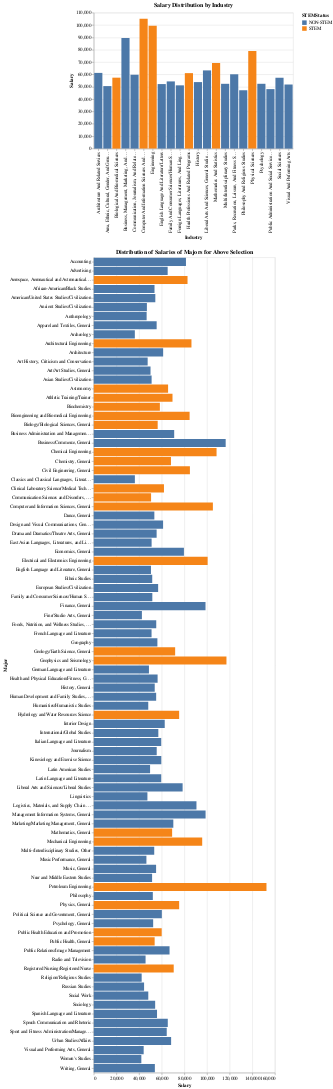

Notebook code for this chart:
### Code cell
alt.data_transformers.disable_max_rows()
len(df_austin)
df_austin.tail()


interval = alt.selection_single(on='click', encodings=['x'])
chart = alt.Chart(df_ind_austin).mark_bar().encode(
    x = alt.X('CIP2Title:O', axis=alt.Axis(title='Industry')),
    y = alt.Y('mean(Year5Wage_Median):Q', axis=alt.Axis(title='Salary')),
    color=alt.condition(interval, 'STEMStatus:N', alt.value('lightgray')),
    tooltip = ['mean(Year5Wage_Median):Q','CIP2Title:O']
).properties(
    title = "Salary Distribution by Industry",
).add_selection(
#     select_year,
    interval
)
# .transform_filter(
#     select_year
# )

# df_austin_dist = df_austin['CIP6Title'].unique()
# df_austin_dist.head()


hist = alt.Chart(df_ind_austin).mark_bar().encode(
    x= alt.X('Year5Wage_Median:Q', axis=alt.Axis(title='Salary')),
    y=alt.Y('CIP6Title:O', axis=alt.Axis(title='Major')),
    color=alt.Color('STEMStatus:N')
).transform_filter(
    interval
).properties(
    title='Distribution of Salaries of Majors for Above Selection'
)
chart & hist

#instead of slider, make radio buttons

### Figure 1 — Vega-Lite specification as saved in the notebook (floating-point values rounded to 4 significant figures)
{"config": {"view": {"continuousWidth": 400, "continuousHeight": 300}}, "vconcat": [{"mark": "bar", "encoding": {"color": {"condition": {"type": "nominal", "field": "STEMStatus", "selection": "selector023"}, "value": "lightgray"}, "tooltip": [{"type": "quantitative", "aggregate": "mean", "field": "Year5Wage_Median"}, {"type": "ordinal", "field": "CIP2Title"}], "x": {"type": "ordinal", "axis": {"title": "Industry"}, "field": "CIP2Title"}, "y": {"type": "quantitative", "aggregate": "mean", "axis": {"title": "Salary"}, "field": "Year5Wage_Median"}}, "selection": {"selector023": {"type": "single", "on": "click", "encodings": ["x"]}}, "title": "Salary Distribution by Industry"}, {"mark": "bar", "encoding": {"color": {"type": "nominal", "field": "STEMStatus"}, "x": {"type": "quantitative", "axis": {"title": "Salary"}, "field": "Year5Wage_Median"}, "y": {"type": "ordinal", "axis": {"title": "Major"}, "field": "CIP6Title"}}, "title": "Distribution of Salaries of Majors for Above Selection", "transform": [{"filter": {"selection": "selector023"}}]}], "data": {"name": "data-fdbdca549e63d5372871320239f8a902"}, "$schema": "https://vega.github.io/schema/vega-lite/v4.8.1.json", "datasets": {"data-fdbdca549e63d5372871320239f8a902": [{"inst_name": "UT Austin", "CIP6Title": "Architecture", "CIP2Title": "Architecture And Related Services", "STEMStatus": "NON-STEM", "Year1Wage_Median": 51080.0, "Year5Wage_Median": 61260.0, "Year10Wage_Median": 72780.0}, {"inst_name": "UT Austin", "CIP6Title": "American/United States Studies/Civilization", "CIP2Title": "Area, Ethnic, Cultural, Gender, And Group Studies", "STEMStatus": "NON-STEM", "Year1Wage_Median": 40120.0, "Year5Wage_Median": 54350.0, "Year10Wage_Median": 59570.0}, {"inst_name": "UT Austin", "CIP6Title": "Asian Studies/Civilization", "CIP2Title": "Area, Ethnic, Cultural, Gender, And Group Studies", "STEMStatus": "NON-STEM", "Year1Wage_Median": 33090.0, "Year5Wage_Median": 51080.0, "Year10Wage_Median": 75220.0}, {"inst_name": "UT Austin", "CIP6Title": "European Studies/Civilization", "CIP2Title": "Area, Ethnic, Cultural, Gender, And Group Studies", "STEMStatus": "NON-STEM", "Year1Wage_Median": null, "Year5Wage_Median": 56840.0, "Year10Wage_Median": null}, {"inst_name": "UT Austin", "CIP6Title": "Latin American Studies", "CIP2Title": "Area, Ethnic, Cultural, Gender, And Group Studies", "STEMStatus": "NON-STEM", "Year1Wage_Median": 37180.0, "Year5Wage_Median": 49720.0, "Year10Wage_Median": 69480.0}, {"inst_name": "UT Austin", "CIP6Title": "Near and Middle Eastern Studies", "CIP2Title": "Area, Ethnic, Cultural, Gender, And Group Studies", "STEMStatus": "NON-STEM", "Year1Wage_Median": 36880.0, "Year5Wage_Median": 51500.0, "Year10Wage_Median": 48120.0}, {"inst_name": "UT Austin", "CIP6Title": "Russian Studies", "CIP2Title": "Area, Ethnic, Cultural, Gender, And Group Studies", "STEMStatus": "NON-STEM", "Year1Wage_Median": 54370.0, "Year5Wage_Median": 44430.0, "Year10Wage_Median": null}, {"inst_name": "UT Austin", "CIP6Title": "Ethnic Studies", "CIP2Title": "Area, Ethnic, Cultural, Gender, And Group Studies", "STEMStatus": "NON-STEM", "Year1Wage_Median": 34000.0, "Year5Wage_Median": 51620.0, "Year10Wage_Median": null}, {"inst_name": "UT Austin", "CIP6Title": "African-American/Black Studies", "CIP2Title": "Area, Ethnic, Cultural, Gender, And Group Studies", "STEMStatus": "NON-STEM", "Year1Wage_Median": 33580.0, "Year5Wage_Median": 53640.0, "Year10Wage_Median": null}, {"inst_name": "UT Austin", "CIP6Title": "Hispanic-American, Puerto Rican, and Mexican-American/Chicano Studies", "CIP2Title": "Area, Ethnic, Cultural, Gender, And Group Studies", "STEMStatus": "NON-STEM", "Year1Wage_Median": null, "Year5Wage_Median": null, "Year10Wage_Median": null}, {"inst_name": "UT Austin", "CIP6Title": "Women's Studies", "CIP2Title": "Area, Ethnic, Cultural, Gender, And Group Studies", "STEMStatus": "NON-STEM", "Year1Wage_Median": 28220.0, "Year5Wage_Median": 42000.0, "Year10Wage_Median": null}, {"inst_name": "UT Austin", "CIP6Title": "Speech Communication and Rhetoric", "CIP2Title": "Communication, Journalism, And Related Programs", "STEMStatus": "NON-STEM", "Year1Wage_Median": 44270.0, "Year5Wage_Median": 65360.0, "Year10Wage_Median": 83620.0}, {"inst_name": "UT Austin", "CIP6Title": "Journalism", "CIP2Title": "Communication, Journalism, And Related Programs", "STEMStatus": "NON-STEM", "Year1Wage_Median": 36080.0, "Year5Wage_Median": 55580.0, "Year10Wage_Median": 67460.0}, {"inst_name": "UT Austin", "CIP6Title": "Radio and Television", "CIP2Title": "Communication, Journalism, And Related Programs", "STEMStatus": "NON-STEM", "Year1Wage_Median": 32200.0, "Year5Wage_Median": 45740.0, "Year10Wage_Median": 57500.0}, {"inst_name": "UT Austin", "CIP6Title": "Organizational Communication, General", "CIP2Title": "Communication, Journalism, And Related Programs", "STEMStatus": "NON-STEM", "Year1Wage_Median": null, "Year5Wage_Median": null, "Year10Wage_Median": null}, {"inst_name": "UT Austin", "CIP6Title": "Public Relations/Image Management", "CIP2Title": "Communication, Journalism, And Related Programs", "STEMStatus": "NON-STEM", "Year1Wage_Median": 41980.0, "Year5Wage_Median": 66920.0, "Year10Wage_Median": 83180.0}, {"inst_name": "UT Austin", "CIP6Title": "Advertising", "CIP2Title": "Communication, Journalism, And Related Programs", "STEMStatus": "NON-STEM", "Year1Wage_Median": 43600.0, "Year5Wage_Median": 65250.0, "Year10Wage_Median": 81590.0}, {"inst_name": "UT Austin", "CIP6Title": "Computer and Information Sciences, General", "CIP2Title": "Computer And Information Sciences And Support Services", "STEMStatus": "STEM", "Year1Wage_Median": 79980.0, "Year5Wage_Median": 105200.0, "Year10Wage_Median": 127500.0}, {"inst_name": "UT Austin", "CIP6Title": "Aerospace, Aeronautical and Astronautical/Space Engineering", "CIP2Title": "Engineering", "STEMStatus": "STEM", "Year1Wage_Median": 65540.0, "Year5Wage_Median": 82800.0, "Year10Wage_Median": 96890.0}, {"inst_name": "UT Austin", "CIP6Title": "Architectural Engineering", "CIP2Title": "Engineering", "STEMStatus": "STEM", "Year1Wage_Median": 63890.0, "Year5Wage_Median": 86260.0, "Year10Wage_Median": 104800.0}, {"inst_name": "UT Austin", "CIP6Title": "Bioengineering and Biomedical Engineering", "CIP2Title": "Engineering", "STEMStatus": "STEM", "Year1Wage_Median": 69300.0, "Year5Wage_Median": 84620.0, "Year10Wage_Median": 108600.0}, {"inst_name": "UT Austin", "CIP6Title": "Chemical Engineering", "CIP2Title": "Engineering", "STEMStatus": "STEM", "Year1Wage_Median": 82320.0, "Year5Wage_Median": 108400.0, "Year10Wage_Median": 140700.0}, {"inst_name": "UT Austin", "CIP6Title": "Civil Engineering, General", "CIP2Title": "Engineering", "STEMStatus": "STEM", "Year1Wage_Median": 66020.0, "Year5Wage_Median": 84890.0, "Year10Wage_Median": 105100.0}, {"inst_name": "UT Austin", "CIP6Title": "Electrical and Electronics Engineering", "CIP2Title": "Engineering", "STEMStatus": "STEM", "Year1Wage_Median": 80180.0, "Year5Wage_Median": 100500.0, "Year10Wage_Median": 125400.0}, {"inst_name": "UT Austin", "CIP6Title": "Mechanical Engineering", "CIP2Title": "Engineering", "STEMStatus": "STEM", "Year1Wage_Median": 72710.0, "Year5Wage_Median": 95740.0, "Year10Wage_Median": 123700.0}, {"inst_name": "UT Austin", "CIP6Title": "Petroleum Engineering", "CIP2Title": "Engineering", "STEMStatus": "STEM", "Year1Wage_Median": 96380.0, "Year5Wage_Median": 152500.0, "Year10Wage_Median": 231100.0}, {"inst_name": "UT Austin", "CIP6Title": "Geological/Geophysical Engineering", "CIP2Title": "Engineering", "STEMStatus": "STEM", "Year1Wage_Median": 67410.0, "Year5Wage_Median": null, "Year10Wage_Median": null}, {"inst_name": "UT Austin", "CIP6Title": "Linguistics", "CIP2Title": "Foreign Languages, Literatures, And Linguistics", "STEMStatus": "NON-STEM", "Year1Wage_Median": 33340.0, "Year5Wage_Median": 47370.0, "Year10Wage_Median": 58150.0}, {"inst_name": "UT Austin", "CIP6Title": "East Asian Languages, Literatures, and Linguistics, General", "CIP2Title": "Foreign Languages, Literatures, And Linguistics", "STEMStatus": "NON-STEM", "Year1Wage_Median": 51380.0, "Year5Wage_Median": 51080.0, "Year10Wage_Median": 70470.0}, {"inst_name": "UT Austin", "CIP6Title": "German Language and Literature", "CIP2Title": "Foreign Languages, Literatures, And Linguistics", "STEMStatus": "NON-STEM", "Year1Wage_Median": 46160.0, "Year5Wage_Median": 48720.0, "Year10Wage_Median": 71190.0}, {"inst_name": "UT Austin", "CIP6Title": "Scandinavian Languages, Literatures, and Linguistics", "CIP2Title": "Foreign Languages, Literatures, And Linguistics", "STEMStatus": "NON-STEM", "Year1Wage_Median": null, "Year5Wage_Median": null, "Year10Wage_Median": null}, {"inst_name": "UT Austin", "CIP6Title": "French Language and Literature", "CIP2Title": "Foreign Languages, Literatures, And Linguistics", "STEMStatus": "NON-STEM", "Year1Wage_Median": 39100.0, "Year5Wage_Median": 51030.0, "Year10Wage_Median": 60120.0}, {"inst_name": "UT Austin", "CIP6Title": "Italian Language and Literature", "CIP2Title": "Foreign Languages, Literatures, And Linguistics", "STEMStatus": "NON-STEM", "Year1Wage_Median": 32840.0, "Year5Wage_Median": 59560.0, "Year10Wage_Median": 68050.0}, {"inst_name": "UT Austin", "CIP6Title": "Portuguese Language and Literature", "CIP2Title": "Foreign Languages, Literatures, And Linguistics", "STEMStatus": "NON-STEM", "Year1Wage_Median": 41450.0, "Year5Wage_Median": null, "Year10Wage_Median": null}, {"inst_name": "UT Austin", "CIP6Title": "Spanish Language and Literature", "CIP2Title": "Foreign Languages, Literatures, And Linguistics", "STEMStatus": "NON-STEM", "Year1Wage_Median": 46450.0, "Year5Wage_Median": 55850.0, "Year10Wage_Median": 62630.0}, {"inst_name": "UT Austin", "CIP6Title": "Hispanic and Latin American Languages, Literatures, and Linguistics, General", "CIP2Title": "Foreign Languages, Literatures, And Linguistics", "STEMStatus": "NON-STEM", "Year1Wage_Median": 34200.0, "Year5Wage_Median": null, "Year10Wage_Median": null}, {"inst_name": "UT Austin", "CIP6Title": "Middle/Near Eastern and Semitic Languages, Literatures, and Linguistics, General", "CIP2Title": "Foreign Languages, Literatures, And Linguistics", "STEMStatus": "NON-STEM", "Year1Wage_Median": 37940.0, "Year5Wage_Median": null, "Year10Wage_Median": null}, {"inst_name": "UT Austin", "CIP6Title": "Classics and Classical Languages, Literatures, and Linguistics, General", "CIP2Title": "Foreign Languages, Literatures, And Linguistics", "STEMStatus": "NON-STEM", "Year1Wage_Median": 31630.0, "Year5Wage_Median": 36300.0, "Year10Wage_Median": null}, {"inst_name": "UT Austin", "CIP6Title": "Latin Language and Literature", "CIP2Title": "Foreign Languages, Literatures, And Linguistics", "STEMStatus": "NON-STEM", "Year1Wage_Median": 52420.0, "Year5Wage_Median": 59580.0, "Year10Wage_Median": 59870.0}, {"inst_name": "UT Austin", "CIP6Title": "Family and Consumer Sciences/Human Sciences, General", "CIP2Title": "Family And Consumer Sciences/Human Sciences", "STEMStatus": "NON-STEM", "Year1Wage_Median": 38660.0, "Year5Wage_Median": 51700.0, "Year10Wage_Median": 62550.0}, {"inst_name": "UT Austin", "CIP6Title": "Foods, Nutrition, and Wellness Studies, General", "CIP2Title": "Family And Consumer Sciences/Human Sciences", "STEMStatus": "NON-STEM", "Year1Wage_Median": 33320.0, "Year5Wage_Median": 55160.0, "Year10Wage_Median": 65210.0}, {"inst_name": "UT Austin", "CIP6Title": "Human Development and Family Studies, General", "CIP2Title": "Family And Consumer Sciences/Human Sciences", "STEMStatus": "NON-STEM", "Year1Wage_Median": 32310.0, "Year5Wage_Median": 55100.0, "Year10Wage_Median": 58100.0}, {"inst_name": "UT Austin", "CIP6Title": "Apparel and Textiles, General", "CIP2Title": "Family And Consumer Sciences/Human Sciences", "STEMStatus": "NON-STEM", "Year1Wage_Median": 39280.0, "Year5Wage_Median": 55520.0, "Year10Wage_Median": 70420.0}, {"inst_name": "UT Austin", "CIP6Title": "English Language and Literature, General", "CIP2Title": "English Language And Literature/Letters", "STEMStatus": "NON-STEM", "Year1Wage_Median": 36760.0, "Year5Wage_Median": 50500.0, "Year10Wage_Median": 59100.0}, {"inst_name": "UT Austin", "CIP6Title": "Writing, General", "CIP2Title": "English Language And Literature/Letters", "STEMStatus": "NON-STEM", "Year1Wage_Median": 37780.0, "Year5Wage_Median": 53940.0, "Year10Wage_Median": null}, {"inst_name": "UT Austin", "CIP6Title": "Liberal Arts and Sciences/Liberal Studies", "CIP2Title": "Liberal Arts And Sciences, General Studies And Humanities", "STEMStatus": "NON-STEM", "Year1Wage_Median": 67110.0, "Year5Wage_Median": 78450.0, "Year10Wage_Median": 111100.0}, {"inst_name": "UT Austin", "CIP6Title": "Humanities/Humanistic Studies", "CIP2Title": "Liberal Arts And Sciences, General Studies And Humanities", "STEMStatus": "NON-STEM", "Year1Wage_Median": 32280.0, "Year5Wage_Median": 48110.0, "Year10Wage_Median": 64150.0}, {"inst_name": "UT Austin", "CIP6Title": "Liberal Arts and Sciences, General Studies and Humanities, Other", "CIP2Title": "Liberal Arts And Sciences, General Studies And Humanities", "STEMStatus": "NON-STEM", "Year1Wage_Median": null, "Year5Wage_Median": null, "Year10Wage_Median": null}, {"inst_name": "UT Austin", "CIP6Title": "Biology/Biological Sciences, General", "CIP2Title": "Biological And Biomedical Sciences", "STEMStatus": "STEM", "Year1Wage_Median": 32370.0, "Year5Wage_Median": 56430.0, "Year10Wage_Median": 72420.0}, {"inst_name": "UT Austin", "CIP6Title": "Biochemistry", "CIP2Title": "Biological And Biomedical Sciences", "STEMStatus": "STEM", "Year1Wage_Median": 33490.0, "Year5Wage_Median": 58370.0, "Year10Wage_Median": 73780.0}, {"inst_name": "UT Austin", "CIP6Title": "Neuroscience", "CIP2Title": "Biological And Biomedical Sciences", "STEMStatus": "STEM", "Year1Wage_Median": 33940.0, "Year5Wage_Median": null, "Year10Wage_Median": null}, {"inst_name": "UT Austin", "CIP6Title": "Mathematics, General", "CIP2Title": "Mathematics And Statistics", "STEMStatus": "STEM", "Year1Wage_Median": 55420.0, "Year5Wage_Median": 69190.0, "Year10Wage_Median": 89830.0}, {"inst_name": "UT Austin", "CIP6Title": "Mathematics and Computer Science", "CIP2Title": "Multi/Interdisciplinary Studies", "STEMStatus": "NON-STEM", "Year1Wage_Median": null, "Year5Wage_Median": null, "Year10Wage_Median": null}, {"inst_name": "UT Austin", "CIP6Title": "International/Global Studies", "CIP2Title": "Multi/Interdisciplinary Studies", "STEMStatus": "NON-STEM", "Year1Wage_Median": 39610.0, "Year5Wage_Median": 57010.0, "Year10Wage_Median": null}, {"inst_name": "UT Austin", "CIP6Title": "Ancient Studies/Civilization", "CIP2Title": "Multi/Interdisciplinary Studies", "STEMStatus": "NON-STEM", "Year1Wage_Median": 30260.0, "Year5Wage_Median": 46910.0, "Year10Wage_Median": 62990.0}, {"inst_name": "UT Austin", "CIP6Title": "Computational Science", "CIP2Title": "Multi/Interdisciplinary Studies", "STEMStatus": "NON-STEM", "Year1Wage_Median": null, "Year5Wage_Median": null, "Year10Wage_Median": null}, {"inst_name": "UT Austin", "CIP6Title": "Sustainability Studies", "CIP2Title": "Multi/Interdisciplinary Studies", "STEMStatus": "NON-STEM", "Year1Wage_Median": null, "Year5Wage_Median": null, "Year10Wage_Median": null}, {"inst_name": "UT Austin", "CIP6Title": "Multi-/Interdisciplinary Studies, Other", "CIP2Title": "Multi/Interdisciplinary Studies", "STEMStatus": "NON-STEM", "Year1Wage_Median": 49360.0, "Year5Wage_Median": 53390.0, "Year10Wage_Median": 55390.0}, {"inst_name": "UT Austin", "CIP6Title": "Health and Physical Education/Fitness, General", "CIP2Title": "Parks, Recreation, Leisure, And Fitness Studies", "STEMStatus": "NON-STEM", "Year1Wage_Median": 36670.0, "Year5Wage_Median": 56370.0, "Year10Wage_Median": 64010.0}, {"inst_name": "UT Austin", "CIP6Title": "Sport and Fitness Administration/Management", "CIP2Title": "Parks, Recreation, Leisure, And Fitness Studies", "STEMStatus": "NON-STEM", "Year1Wage_Median": 37620.0, "Year5Wage_Median": 64430.0, "Year10Wage_Median": 77430.0}, {"inst_name": "UT Austin", "CIP6Title": "Kinesiology and Exercise Science", "CIP2Title": "Parks, Recreation, Leisure, And Fitness Studies", "STEMStatus": "NON-STEM", "Year1Wage_Median": 30140.0, "Year5Wage_Median": 59630.0, "Year10Wage_Median": null}, {"inst_name": "UT Austin", "CIP6Title": "Philosophy", "CIP2Title": "Philosophy And Religious Studies", "STEMStatus": "NON-STEM", "Year1Wage_Median": 38470.0, "Year5Wage_Median": 52140.0, "Year10Wage_Median": 63410.0}, {"inst_name": "UT Austin", "CIP6Title": "Religion/Religious Studies", "CIP2Title": "Philosophy And Religious Studies", "STEMStatus": "NON-STEM", "Year1Wage_Median": 39660.0, "Year5Wage_Median": 42290.0, "Year10Wage_Median": 63130.0}, {"inst_name": "UT Austin", "CIP6Title": "Islamic Studies", "CIP2Title": "Philosophy And Religious Studies", "STEMStatus": "NON-STEM", "Year1Wage_Median": 31510.0, "Year5Wage_Median": null, "Year10Wage_Median": null}, {"inst_name": "UT Austin", "CIP6Title": "Jewish/Judaic Studies", "CIP2Title": "Philosophy And Religious Studies", "STEMStatus": "NON-STEM", "Year1Wage_Median": null, "Year5Wage_Median": null, "Year10Wage_Median": null}, {"inst_name": "UT Austin", "CIP6Title": "Astronomy", "CIP2Title": "Physical Sciences", "STEMStatus": "STEM", "Year1Wage_Median": 46570.0, "Year5Wage_Median": 65620.0, "Year10Wage_Median": 62060.0}, {"inst_name": "UT Austin", "CIP6Title": "Chemistry, General", "CIP2Title": "Physical Sciences", "STEMStatus": "STEM", "Year1Wage_Median": 43540.0, "Year5Wage_Median": 68160.0, "Year10Wage_Median": 75970.0}, {"inst_name": "UT Austin", "CIP6Title": "Geology/Earth Science, General", "CIP2Title": "Physical Sciences", "STEMStatus": "STEM", "Year1Wage_Median": 48140.0, "Year5Wage_Median": 71860.0, "Year10Wage_Median": 91390.0}, {"inst_name": "UT Austin", "CIP6Title": "Geophysics and Seismology", "CIP2Title": "Physical Sciences", "STEMStatus": "STEM", "Year1Wage_Median": 52640.0, "Year5Wage_Median": 117200.0, "Year10Wage_Median": 146900.0}, {"inst_name": "UT Austin", "CIP6Title": "Hydrology and Water Resources Science", "CIP2Title": "Physical Sciences", "STEMStatus": "STEM", "Year1Wage_Median": 53630.0, "Year5Wage_Median": 75390.0, "Year10Wage_Median": 104300.0}, {"inst_name": "UT Austin", "CIP6Title": "Physics, General", "CIP2Title": "Physical Sciences", "STEMStatus": "STEM", "Year1Wage_Median": 49910.0, "Year5Wage_Median": 75390.0, "Year10Wage_Median": 100800.0}, {"inst_name": "UT Austin", "CIP6Title": "Psychology, General", "CIP2Title": "Psychology", "STEMStatus": "NON-STEM", "Year1Wage_Median": 33470.0, "Year5Wage_Median": 52450.0, "Year10Wage_Median": 67810.0}, {"inst_name": "UT Austin", "CIP6Title": "Social Work", "CIP2Title": "Public Administration And Social Service Professions", "STEMStatus": "NON-STEM", "Year1Wage_Median": 36450.0, "Year5Wage_Median": 48140.0, "Year10Wage_Median": 54190.0}, {"inst_name": "UT Austin", "CIP6Title": "Anthropology", "CIP2Title": "Social Sciences", "STEMStatus": "NON-STEM", "Year1Wage_Median": 30320.0, "Year5Wage_Median": 46680.0, "Year10Wage_Median": 56160.0}, {"inst_name": "UT Austin", "CIP6Title": "Archeology", "CIP2Title": "Social Sciences", "STEMStatus": "NON-STEM", "Year1Wage_Median": 31610.0, "Year5Wage_Median": 36260.0, "Year10Wage_Median": 58350.0}, {"inst_name": "UT Austin", "CIP6Title": "Economics, General", "CIP2Title": "Social Sciences", "STEMStatus": "NON-STEM", "Year1Wage_Median": 54960.0, "Year5Wage_Median": 79610.0, "Year10Wage_Median": 99000.0}, {"inst_name": "UT Austin", "CIP6Title": "Geography", "CIP2Title": "Social Sciences", "STEMStatus": "NON-STEM", "Year1Wage_Median": 42620.0, "Year5Wage_Median": 56180.0, "Year10Wage_Median": 62760.0}, {"inst_name": "UT Austin", "CIP6Title": "Political Science and Government, General", "CIP2Title": "Social Sciences", "STEMStatus": "NON-STEM", "Year1Wage_Median": 40560.0, "Year5Wage_Median": 60110.0, "Year10Wage_Median": 79440.0}, {"inst_name": "UT Austin", "CIP6Title": "Sociology", "CIP2Title": "Social Sciences", "STEMStatus": "NON-STEM", "Year1Wage_Median": 38570.0, "Year5Wage_Median": 54210.0, "Year10Wage_Median": 65160.0}, {"inst_name": "UT Austin", "CIP6Title": "Urban Studies/Affairs", "CIP2Title": "Social Sciences", "STEMStatus": "NON-STEM", "Year1Wage_Median": 48340.0, "Year5Wage_Median": 68300.0, "Year10Wage_Median": 80380.0}, {"inst_name": "UT Austin", "CIP6Title": "Visual and Performing Arts, General", "CIP2Title": "Visual And Performing Arts", "STEMStatus": "NON-STEM", "Year1Wage_Median": 30060.0, "Year5Wage_Median": 44060.0, "Year10Wage_Median": 53470.0}, {"inst_name": "UT Austin", "CIP6Title": "Digital Arts", "CIP2Title": "Visual And Performing Arts", "STEMStatus": "NON-STEM", "Year1Wage_Median": 34770.0, "Year5Wage_Median": null, "Year10Wage_Median": null}, {"inst_name": "UT Austin", "CIP6Title": "Dance, General", "CIP2Title": "Visual And Performing Arts", "STEMStatus": "NON-STEM", "Year1Wage_Median": 36110.0, "Year5Wage_Median": 53490.0, "Year10Wage_Median": 58460.0}, {"inst_name": "UT Austin", "CIP6Title": "Design and Visual Communications, General", "CIP2Title": "Visual And Performing Arts", "STEMStatus": "NON-STEM", "Year1Wage_Median": 45470.0, "Year5Wage_Median": 61210.0, "Year10Wage_Median": 75020.0}, {"inst_name": "UT Austin", "CIP6Title": "Interior Design", "CIP2Title": "Visual And Performing Arts", "STEMStatus": "NON-STEM", "Year1Wage_Median": 47640.0, "Year5Wage_Median": 62660.0, "Year10Wage_Median": 75600.0}, {"inst_name": "UT Austin", "CIP6Title": "Drama and Dramatics/Theatre Arts, General", "CIP2Title": "Visual And Performing Arts", "STEMStatus": "NON-STEM", "Year1Wage_Median": 53060.0, "Year5Wage_Median": 55510.0, "Year10Wage_Median": 60160.0}, {"inst_name": "UT Austin", "CIP6Title": "Acting", "CIP2Title": "Visual And Performing Arts", "STEMStatus": "NON-STEM", "Year1Wage_Median": null, "Year5Wage_Median": null, "Year10Wage_Median": null}, {"inst_name": "UT Austin", "CIP6Title": "Art/Art Studies, General", "CIP2Title": "Visual And Performing Arts", "STEMStatus": "NON-STEM", "Year1Wage_Median": 46760.0, "Year5Wage_Median": 50120.0, "Year10Wage_Median": 49770.0}, {"inst_name": "UT Austin", "CIP6Title": "Fine/Studio Arts, General", "CIP2Title": "Visual And Performing Arts", "STEMStatus": "NON-STEM", "Year1Wage_Median": 29050.0, "Year5Wage_Median": 42500.0, "Year10Wage_Median": 52930.0}, {"inst_name": "UT Austin", "CIP6Title": "Art History, Criticism and Conservation", "CIP2Title": "Visual And Performing Arts", "STEMStatus": "NON-STEM", "Year1Wage_Median": 32250.0, "Year5Wage_Median": 47580.0, "Year10Wage_Median": 63420.0}, {"inst_name": "UT Austin", "CIP6Title": "Music, General", "CIP2Title": "Visual And Performing Arts", "STEMStatus": "NON-STEM", "Year1Wage_Median": 49630.0, "Year5Wage_Median": 55030.0, "Year10Wage_Median": 62160.0}, {"inst_name": "UT Austin", "CIP6Title": "Music Performance, General", "CIP2Title": "Visual And Performing Arts", "STEMStatus": "NON-STEM", "Year1Wage_Median": 28510.0, "Year5Wage_Median": 46480.0, "Year10Wage_Median": 59280.0}, {"inst_name": "UT Austin", "CIP6Title": "Music Theory and Composition", "CIP2Title": "Visual And Performing Arts", "STEMStatus": "NON-STEM", "Year1Wage_Median": null, "Year5Wage_Median": null, "Year10Wage_Median": 56290.0}, {"inst_name": "UT Austin", "CIP6Title": "Jazz/Jazz Studies", "CIP2Title": "Visual And Performing Arts", "STEMStatus": "NON-STEM", "Year1Wage_Median": null, "Year5Wage_Median": null, "Year10Wage_Median": null}, {"inst_name": "UT Austin", "CIP6Title": "Communication Sciences and Disorders, General", "CIP2Title": "Health Professions And Related Programs", "STEMStatus": "STEM", "Year1Wage_Median": 31610.0, "Year5Wage_Median": 50600.0, "Year10Wage_Median": 52500.0}, {"inst_name": "UT Austin", "CIP6Title": "Athletic Training/Trainer", "CIP2Title": "Health Professions And Related Programs", "STEMStatus": "STEM", "Year1Wage_Median": 33530.0, "Year5Wage_Median": 69520.0, "Year10Wage_Median": 70210.0}, {"inst_name": "UT Austin", "CIP6Title": "Clinical Laboratory Science/Medical Technology/Technologist", "CIP2Title": "Health Professions And Related Programs", "STEMStatus": "STEM", "Year1Wage_Median": 59150.0, "Year5Wage_Median": 61980.0, "Year10Wage_Median": 75200.0}, {"inst_name": "UT Austin", "CIP6Title": "Public Health, General", "CIP2Title": "Health Professions And Related Programs", "STEMStatus": "STEM", "Year1Wage_Median": 31860.0, "Year5Wage_Median": 53760.0, "Year10Wage_Median": null}, {"inst_name": "UT Austin", "CIP6Title": "Public Health Education and Promotion", "CIP2Title": "Health Professions And Related Programs", "STEMStatus": "STEM", "Year1Wage_Median": 36520.0, "Year5Wage_Median": 59980.0, "Year10Wage_Median": null}, {"inst_name": "UT Austin", "CIP6Title": "Behavioral Aspects of Health", "CIP2Title": "Health Professions And Related Programs", "STEMStatus": "STEM", "Year1Wage_Median": 36860.0, "Year5Wage_Median": null, "Year10Wage_Median": null}, {"inst_name": "UT Austin", "CIP6Title": "Registered Nursing/Registered Nurse", "CIP2Title": "Health Professions And Related Programs", "STEMStatus": "STEM", "Year1Wage_Median": 65400.0, "Year5Wage_Median": 70590.0, "Year10Wage_Median": null}, {"inst_name": "UT Austin", "CIP6Title": "Business/Commerce, General", "CIP2Title": "Business, Management, Marketing, And Related Support Services", "STEMStatus": "NON-STEM", "Year1Wage_Median": 85980.0, "Year5Wage_Median": 116500.0, "Year10Wage_Median": 167400.0}, {"inst_name": "UT Austin", "CIP6Title": "Business Administration and Management, General", "CIP2Title": "Business, Management, Marketing, And Related Support Services", "STEMStatus": "NON-STEM", "Year1Wage_Median": 51720.0, "Year5Wage_Median": 71010.0, "Year10Wage_Median": 96760.0}, {"inst_name": "UT Austin", "CIP6Title": "Logistics, Materials, and Supply Chain Management", "CIP2Title": "Business, Management, Marketing, And Related Support Services", "STEMStatus": "NON-STEM", "Year1Wage_Median": 65970.0, "Year5Wage_Median": 90680.0, "Year10Wage_Median": 99170.0}, {"inst_name": "UT Austin", "CIP6Title": "Accounting", "CIP2Title": "Business, Management, Marketing, And Related Support Services", "STEMStatus": "NON-STEM", "Year1Wage_Median": 50530.0, "Year5Wage_Median": 81400.0, "Year10Wage_Median": 95250.0}, {"inst_name": "UT Austin", "CIP6Title": "Finance, General", "CIP2Title": "Business, Management, Marketing, And Related Support Services", "STEMStatus": "NON-STEM", "Year1Wage_Median": 69290.0, "Year5Wage_Median": 98670.0, "Year10Wage_Median": 133400.0}, {"inst_name": "UT Austin", "CIP6Title": "Management Information Systems, General", "CIP2Title": "Business, Management, Marketing, And Related Support Services", "STEMStatus": "NON-STEM", "Year1Wage_Median": 72400.0, "Year5Wage_Median": 98730.0, "Year10Wage_Median": 127200.0}, {"inst_name": "UT Austin", "CIP6Title": "Marketing/Marketing Management, General", "CIP2Title": "Business, Management, Marketing, And Related Support Services", "STEMStatus": "NON-STEM", "Year1Wage_Median": 53270.0, "Year5Wage_Median": 70240.0, "Year10Wage_Median": 91220.0}, {"inst_name": "UT Austin", "CIP6Title": "History, General", "CIP2Title": "History", "STEMStatus": "NON-STEM", "Year1Wage_Median": 36560.0, "Year5Wage_Median": 53820.0, "Year10Wage_Median": 63190.0}]}}
